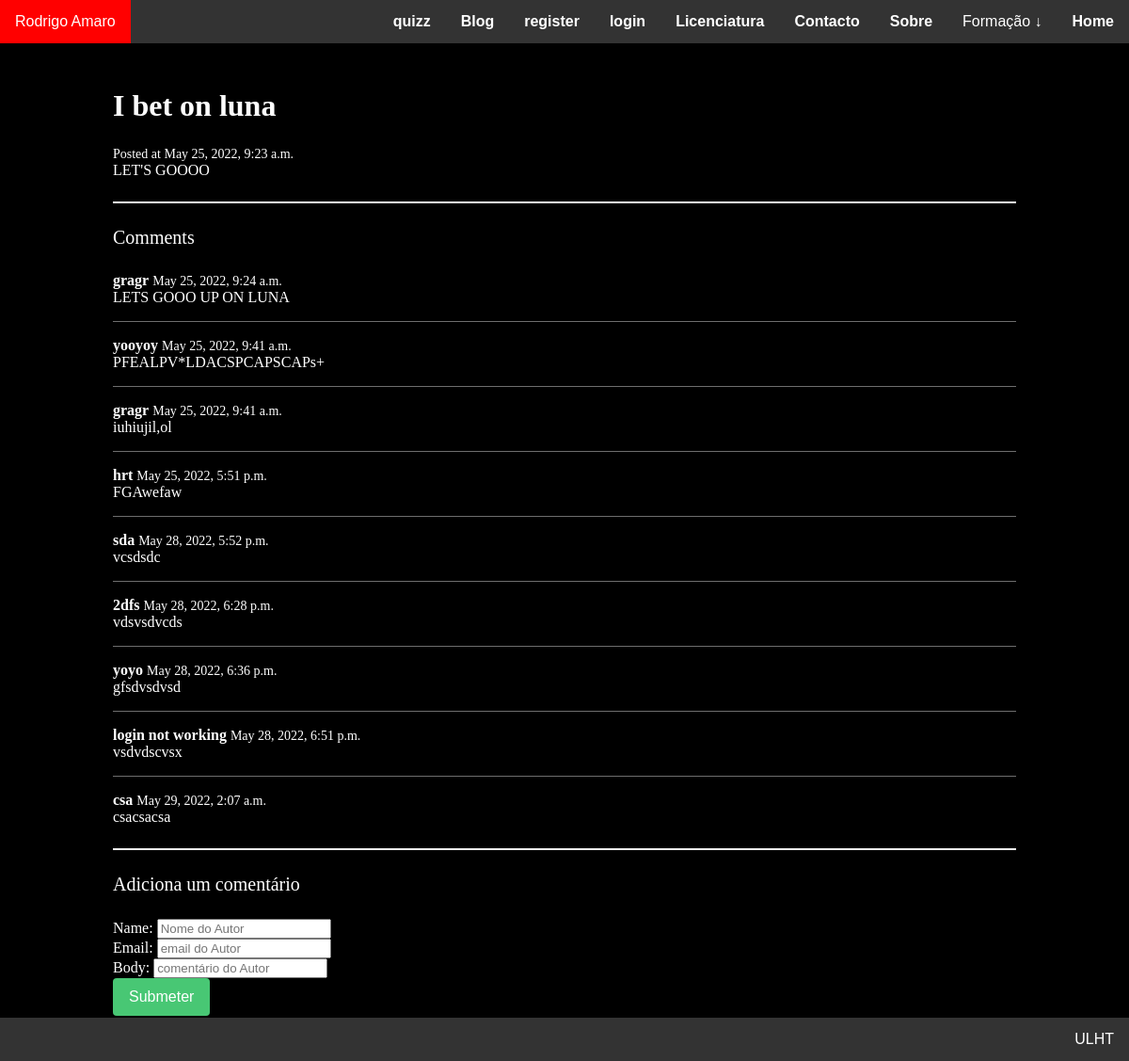
The app's page /post_detail/Crypto_Scam/ with its own data.
### portfolio/models.py (models this page shows)
class Post(models.Model):
    title = models.CharField(max_length=300, unique=True)
    slug = models.SlugField(None)
    author = models.ForeignKey(User, on_delete=models.CASCADE)
    body = models.TextField(None)
    date_added = models.DateTimeField(auto_now_add=True)
    class Meta:
        ordering = ['-date_added']

class Comment(models.Model):
    post = models.ForeignKey(Post, related_name='comments', on_delete=models.CASCADE)
    name = models.CharField(max_length=255)
    email = models.EmailField()
    body = models.TextField()
    date_added = models.DateTimeField(auto_now_add=True)
    class Meta:
        ordering = ['date_added']

### portfolio/views.py (the view)
# urls.py: path('post_detail/<slug:slug>/', views.post_detail, name='post_detail'),
def post_detail(request, slug):
    post = Post.objects.get(slug=slug or None)
    if request.method == 'POST':
        form = CommentForm(request.POST or None, request.FILES)
        if form.is_valid():
            comment = form.save(commit=False)
            comment.post = post
            comment.save()
        return redirect('portfolio:post_detail', slug=post.slug)
    else:
        form = CommentForm()
    return render(request, 'portfolio/post_detail.html', {'post': post, 'form': form})

### portfolio/forms.py
class CommentForm(forms.ModelForm):
    class Meta:
        model = Comment
        fields = ['name', 'email', 'body']
        widgets = {
            'name': forms.TextInput(attrs={'class': 'form-control', 'placeholder': 'Nome do Autor'}),
            'email': forms.TextInput(attrs={'class': 'form-control', 'placeholder': 'email do Autor'}),
            'body': forms.TextInput(attrs={'class': 'form-control', 'placeholder': 'comentário do Autor'}),
        }
        labels = {
            'name': 'Name',
            'email': 'Email',
            'body': 'Body',
        }

### portfolio/templates/portfolio/post_detail.html (shortened to what this page needs)
{% extends 'portfolio/layout.html' %}
{% block content %}
    <h1 style="color:white" class="title">{{ post.title }}</h1>
    <small style="color:white">Posted at {{ post.date_added }}</small>
    <p style="color:white">{{ post.body }}</p>
    <hr>
    <h2 style="color: white" class="subtitle">Comments</h2>
    {% for comment in post.comments.all %}
        <article class="media">
            <div class="media-content">
                <div class="content">
                    <p>
                        <strong style="color: white">{{ comment.name }}</strong> <small style="color: white">{{ comment.date_added }}</small>
                        <br>
                        {{ comment.body }}
                    </p>
                </div>
            </div>
        </article>
    {% empty %}
        <div class="notification">
            <p>Sem comentários</p>
        </div>
    {% endfor %}
    <hr>
    <h2 style="color:white" class="subtitle">Adiciona um comentário</h2>
    <form method="post" action=".">
        {{ form.as_p }}
        <div class="field">
            <div class="control">
                <button class="button is-success">Submeter</button>
            </div>
        </div>
    </form>
{% endblock content %}

### portfolio/templates/portfolio/layout.html (style rules this page uses)
label { color: white }
body, html { height: 100%; margin: 0; }
p { color: white }

### records on screen
Post: title "I bet on luna", date_added "May 25, 2022, 9:23 a.m.", body "LET'S GOOOO"
Comment: name "gragr", date_added "May 25, 2022, 9:24 a.m.", body "LETS GOOO UP ON LUNA"
Comment: name "yooyoy", date_added "May 25, 2022, 9:41 a.m.", body "PFEALPV*LDACSPCAPSCAPs+"
Comment: name "gragr", date_added "May 25, 2022, 9:41 a.m.", body "iuhiujil,ol"
Comment: name "hrt", date_added "May 25, 2022, 5:51 p.m.", body "FGAwefaw"
Comment: name "sda", date_added "May 28, 2022, 5:52 p.m.", body "vcsdsdc"
Comment: name "2dfs", date_added "May 28, 2022, 6:28 p.m.", body "vdsvsdvcds"
Comment: name "yoyo", date_added "May 28, 2022, 6:36 p.m.", body "gfsdvsdvsd"
Comment: name "login not working", date_added "May 28, 2022, 6:51 p.m.", body "vsdvdscvsx"
Comment: name "csa", date_added "May 29, 2022, 2:07 a.m.", body "csacsacsa"
